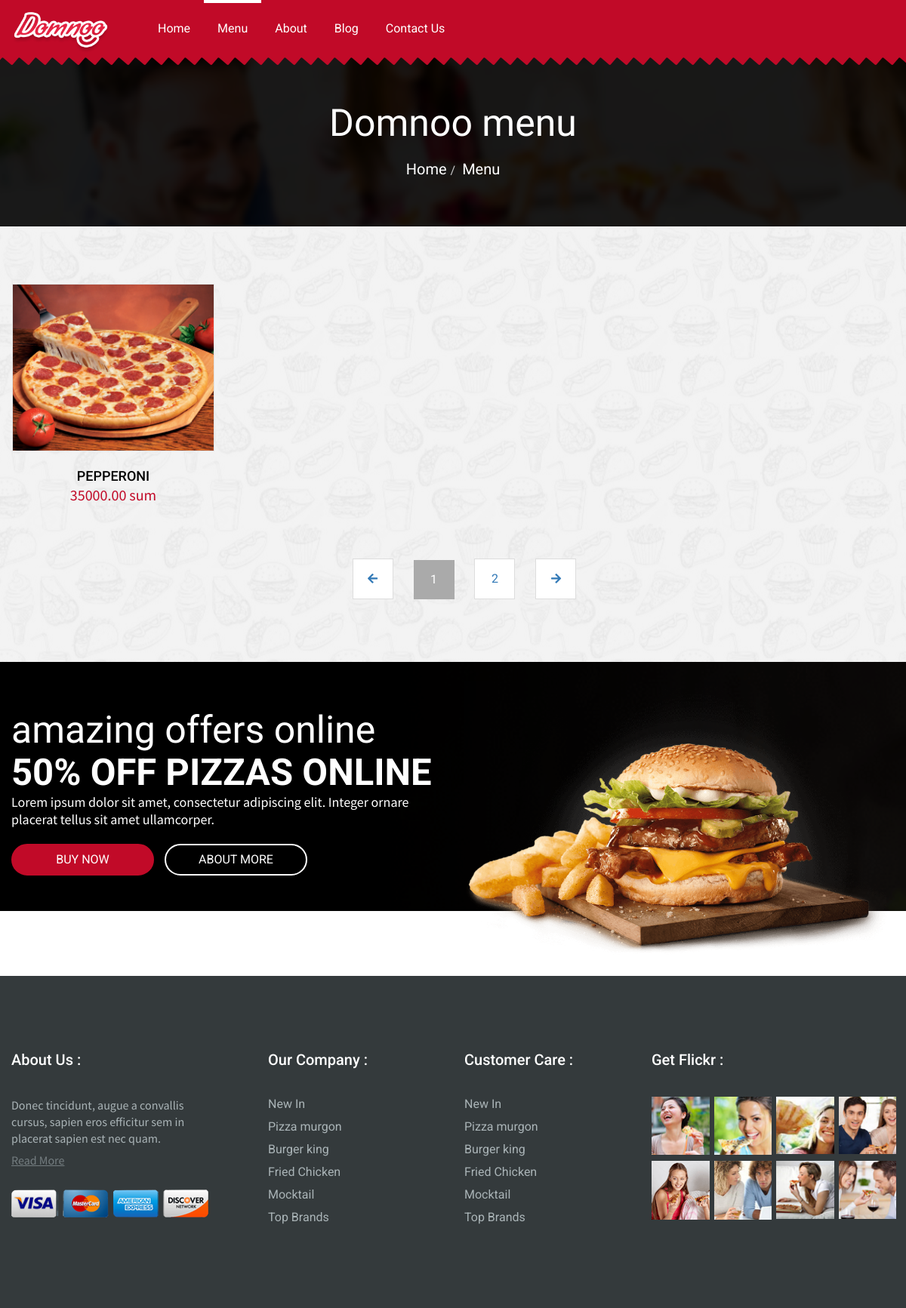
Screenshot of /category_product/1/pizza with the database file from the repository.
### product/models.py (models this page shows, shortened)
class Product(models.Model):
    STATUS = (
        ('True', 'Mavjud'),
        ('False', 'Mavjud Emas'),
    )
    category = models.ForeignKey(Category, on_delete=models.CASCADE)
    title = models.CharField(max_length=255, blank=True)
    description = RichTextUploadingField(blank=True, null=True)
    image = models.ImageField(blank=True, upload_to='images/')
    price = models.DecimalField(max_digits=9, decimal_places=2, null=True, blank=True)
    status = models.CharField(max_length=15, choices=STATUS)
    slug = models.SlugField(null=False, unique=True)
    create_at = models.DateTimeField(auto_now_add=True)
    update_at = models.DateTimeField(auto_now=True)
    def image_tag(self):
        return mark_safe('<img src="{}" height="50"/>'.format(self.image.url))
    image_tag.short_description = 'Image'

### home/views.py (the view)
# urls.py: path('category_product/<int:id>/<slug:slug>', views.category_product, name='category_product')
def category_product(request, id, slug):
    category = Category.objects.all()
    products = Product.objects.filter(category_id=id)
    product_latest = Product.objects.filter(status='True').order_by('-id')[:8]
    paginator = Paginator(products, 1)
    page_request_var = 'page'
    page = request.GET.get(page_request_var)
    try:
        products = paginator.page(page)
    except PageNotAnInteger:
        products = paginator.page(1)
    except EmptyPage:
        products = paginator.page(paginator.num_pages)
    context = {
        'category': category,
        'products': products,
        'product_latest': product_latest
    }
    return render(request, 'menu.html', context)

### home/templates/menu.html (shortened to what this page needs)
{% load static %}
<!DOCTYPE html>
<html lang="en">
<head>
    <link rel="stylesheet" href="{% static 'css/bootstrap.min.css'%}">
    <link rel="stylesheet" href="{% static 'css/style.css'%}">
    <link rel="stylesheet" href="{% static 'css/colors.css'%}" id="ui-theme-color">
    <link rel="stylesheet" href="{% static 'css/responsive.css'%}">
</head>
<body>
    <div id="wrapper">
        <header class="new-block main-header">
			<div class="main-nav new-block">
				<div class="container-fluid">
					<div class="row">
						<div class="col-lg-12">
							<div class="logo">
								<a href="{% url 'home' %}"><img src="{% static 'images/logo.png'%}" alt="logo" class="img-responsive"></a>
							</div>
							<nav class="nav">
								<ul class="list-unstyled">
									<li class="drop"><a href="{% url 'home' %}">Home</a></li>
									<li class="drop active"><a href="#">Menu</a>
									</li>
									<li><a href="{% url 'about' %}">About</a></li>
									<li><a href="{% url 'blog' %}">Blog</a></li>
									<li><a href="{% url 'contact' %}">Contact Us</a></li>
								</ul>
							</nav>
						</div>
					</div>
				</div>
			</div>
		</header>
        <section class="page-info new-block">
            <div class="fixed-bg" style="background: url('{% static 'images/info-bg.jpg'%}');"></div>
            <div class="overlay"></div>
            <div class="container">
                <h2>Domnoo menu</h2>
                <ol class="breadcrumb">
                    <li class="breadcrumb-item"><a href="{% url 'home' %}">Home</a></li>
                       <li class="breadcrumb-item"><a href="{% url 'contact' %}">Menu</a></li>
                </ol>
            </div>
        </section>
        <section class="domnoo-menu-filter list-grid-sec new-block">
            <div class="fixed-bg parallax" style="background-image: url({% static 'images/ptrn1.jpg'%});"></div>
            <div class="overlay"></div>
            <div class="grid" id="grid" style="margin-top: 75px">
                {% for rs in products %}
                <div class="items-for-flr pizza" data-newest="1" data-popularity="5" data-price="6.00">
                    <div class="block-stl2">
                        <div class="img-holder">
                            <img src="{{ rs.image.url }}" alt="" class="img-responsive">
                        </div>
                        <div class="text-block">
                            <h3>{{ rs.title }}</h3>
                            <p class="price"><span>{{ rs.price }} sum</span></p>
                        </div>
                    </div>
                </div>
                {% endfor %}
            </div>
            <div class="container text-center">
                {% include 'paginator.html' with page=products %}
            </div>
        </section>
        <section class="amezing-offers stl2 new-block">
            <div class="overlay"></div>
            <div class="fixed-bg parallax" style="background: url('{% static 'images/bg1.png'%}');"></div>
            <div class="container-fluid">
                <div class="row">
                    <div class="col-lg-6 col-md-6 col-sm-6">
                        <div class="text-block-stl1">
                            <div class="title">
                                <p class="top-h">amazing offers online</p>
                                <h2>50% off pizzas online</h2>
                                <p class="bottom-p">Lorem ipsum dolor sit amet, consectetur adipiscing elit. Integer ornare placerat tellus sit amet ullamcorper.</p>
                                <a href="#" class="btn1 stl2">buy now</a>
                                <a href="#" class="btn1 stl1">about more</a>
                            </div>
                        </div>
                    </div>
                    <div class="col-lg-6 col-md-6 col-sm-6">
                        <div class="img-holder">
                            <img src="{% static 'images/img10.png'%}" alt="" class="img-responsive">
                        </div>
                    </div>
                </div>
            </div>
        </section>
        <footer class="main-footer new-block">
            <div class="container">
                <div class="row">
                    <div class="col-lg-3 col-md-3 col-sm-12 col-xs-12">
                        <div class="footer-head">
                            <h3>About Us :</h3>
                        </div>
                        <div class="footer-content">
                            <p>Donec tincidunt, augue a convallis cursus, sapien eros efficitur sem in placerat sapien est nec quam.</p>
                            <a href="#" class="link">Read More</a>
                            <ul class="list-unstyled card-block">
                                <li><a href="#"><img src="images/crt1.png" alt=""></a></li>
                                <li><a href="#"><img src="images/crt2.png" alt=""></a></li>
                                <li><a href="#"><img src="images/crt3.png" alt=""></a></li>
                                <li><a href="#"><img src="images/crt4.png" alt=""></a></li>
                            </ul>
                        </div>
                    </div>
                    <div class="col-lg-3 col-md-3 col-sm-4 col-xs-12">
                        <div class="our-company">
                            <div class="footer-head">
                                <h3>Our Company :</h3>
                            </div>
                            <div class="footer-content">
                                <ul class="list-unstyled">
                                    <li><a href="#">New In</a></li>
                                    <li><a href="#">Pizza murgon</a></li>
                                    <li><a href="#">Burger king</a></li>
                                    <li><a href="#">Fried Chicken</a></li>
                                    <li><a href="#">Mocktail</a></li>
                                    <li><a href="#">Top Brands</a></li>
                                </ul>
                            </div>
                        </div>
                    </div>
                    <div class="col-lg-2 col-md-2 col-sm-4 col-xs-12">
                        <div class="footer-head">
                            <h3>Customer Care :</h3>
                        </div>
                        <div class="footer-content">
                            <ul class="list-unstyled">
                                <li><a href="#">New In</a></li>
                                <li><a href="#">Pizza murgon</a></li>
                                <li><a href="#">Burger king</a></li>
                                <li><a href="#">Fried Chicken</a></li>
                                <li><a href="#">Mocktail</a></li>
                                <li><a href="#">Top Brands</a></li>
                            </ul>
                        </div>
                    </div>
                    <div class="col-lg-4 col-md-4 col-sm-4 col-xs-12">
                        <div class="flickr">
                            <div class="footer-head">
                                <h3>Get Flickr :</h3>
                            </div>
                            <div class="footer-content">
                                <ul class="list-unstyled">
                                    <li><a href="#"><img src="{% static 'images/Layer-12.jpg' %}" alt="" class="img-responsive"></a></li>
                                    <li><a href="#"><img src="{% static 'images/Layer-13.jpg' %}" alt="" class="img-responsive"></a></li>
                                    <li><a href="#"><img src="{% static 'images/Layer-14.jpg' %}" alt="" class="img-responsive"></a></li>
                                    <li><a href="#"><img src="{% static 'images/Layer-15.jpg' %}" alt="" class="img-responsive"></a></li>
                                    <li><a href="#"><img src="{% static 'images/Layer-16.png' %}" alt="" class="img-responsive"></a></li>
                                    <li><a href="#"><img src="{% static 'images/Layer-17.jpg' %}" alt="" class="img-responsive"></a></li>
                                    <li><a href="#"><img src="{% static 'images/Layer-18.jpg' %}" alt="" class="img-responsive"></a></li>
                                    <li><a href="#"><img src="{% static 'images/Layer-19.jpg' %}" alt="" class="img-responsive"></a></li>
                                </ul>
                            </div>
                        </div>
                    </div>
                </div>
            </div>
        </footer>
    </div>
</body>
</html>

### home/static/css/colors.css (style rules this page uses)
.top-h, .slider1 .number-block .text-stl3, .special-offer-block .nav>li>span.active, .special-offer-block .nav>li>a:hover, .block-stl2 .text-block p span, .block-stl3 .top-h, .btn3:hover, .deal-of-day .block-stl2 .btn1.stl2:hover, .filter-tabnav ol.filter-nav li.active, .list-grid-btns .btn.active, .filter-tabnav input[type="radio"]:checked + .label-text:before, .filter-tabnav input[type="radio"]:checked + .label-text, .limited-deal .text-block-stl1 .title .top-h, .limited-deal .nav-pills>li>a span, .block-stl5 .text-block p.price span, .cart-tbl thead th, .block-stl12 ul li i, .block-stl13 .btn1:hover, .block-stl14:hover h5, .vid-block .ovl .video i:before, .bg-single .image-holder i:before, .image-hadding2 li:hover a, .comment-new i:before , .comment-new a, .about li a:hover, .leave-reply .form-group button.btn1:hover, .nws:hover>p, .image-hadding1:hover i:before, .special-offer-block .nav .filterer.active-btn span, .block-stl2 .btn1.stl2:hover, a.link:hover, .image-hadding p>a:hover, .block-stl11:hover i:before, .block-stl8:hover .txt-block i:before, .block-stl8:hover .txt-block h5, .loc-cop-sum .btn1.stl2:hover, .blog-info-nav li a i:before, .slider2 .text-block-stl1 .title .top-h, .home2 .location-block i:before, .btn1.stl2:hover, .combopack-offer .text-block-stl1 .title .top-h { color: #c10a28; }
.btn2, .main-nav, .btn1.stl2, .btn1.stl1:hover, .special-offer-block .nav>li>.tab-a:hover:before, .special-offer-block .owl-nav .owl-next:hover i:before, .special-offer-block .owl-nav .owl-prev:hover i:before, .special-offer-block .nav>li>span.active:before, .btn3, .deal-of-day .owl-nav .owl-next:hover, .deal-of-day .owl-nav .owl-prev:hover, .btn4:hover, .copy-right, .filter-tabnav .button-group li span:before, .btn1.stl3:hover, .block-stl10 .btn5:hover, .block-stl11 i:before, .block-stl14 .img-holder .overlay:before, .great-thankful .img-holder:hover:before, .tags li a:hover, .special-offer-block .nav .filterer.active-btn span:before, .special-offer-block .nav .filterer span:before, .deal-of-day .dsCountDown.ds-white, .dsCountDown .ds-element-days, .dsCountDown .ds-element-minutes, .dsCountDown .ds-element-hours, .dsCountDown .ds-element-seconds, .block-stl11:hover, .item-slider2 .owl-nav .owl-prev:hover, .item-slider2 .owl-nav .owl-next:hover, .review_slider .owl-nav .owl-next:hover, .review_slider .owl-nav .owl-prev:hover, .history_slider .owl-nav .owl-next, .history_slider .owl-nav .owl-prev, .history_slider .owl-nav .owl-next:hover,.history_slider .owl-nav .owl-prev:hover, .home2 .nav-right-block ul li .cart-block, .this-month-blog .owl-nav .owl-next:hover, .this-month-blog .owl-nav .owl-prev:hover, .block-stl4 i:before, .fl-btn:before, .pegination-block .pagination>li>a:hover, .home2.main-nav .nav ul li.active:before, .home2.main-nav .nav ul li:before, .bg-single .image-holder li:hover a, .blog-pagination .pagination li a:hover, .blog-info-nav li a:hover, .slick_next.slick-arrow:hover, .slick_prev.slick-arrow:hover, .fastive-season .owl-nav .owl-next:hover, .fastive-season .owl-nav .owl-prev:hover, .main-nav .nav ul li.drop>.drop-down>li>a:hover, .theme-menu button.btn, .theme-menu button.btn:active, .go-to-top { background: #c10a28; }
.btn1.stl2, .btn1.stl1:hover, .btn3, .deal-of-day .block-stl2 .btn1.stl2:hover, .btn4:hover, .block-stl2:hover, .limited-deal .nav-pills>li.active>a .img-holder, .btn1.stl3:hover, .block-stl13 .btn1:hover, .leave-reply .form-group button.btn1, .block-stl2 .btn1.stl2:hover, .item-slider2 .owl-nav .owl-prev:hover, .item-slider2 .owl-nav .owl-next:hover, .review_slider .owl-nav .owl-next:hover, .review_slider .owl-nav .owl-prev:hover, .block-stl8:hover, .loc-cop-sum .btn1.stl2:hover, .btn1.stl2:hover, .this-month-blog .owl-nav .owl-next:hover, .this-month-blog .owl-nav .owl-prev:hover, .pegination-block .pagination>li>a:hover, .blog-pagination .pagination li a:hover, .slick_next.slick-arrow:hover, .slick_prev.slick-arrow:hover, .fastive-season .owl-nav .owl-next:hover, .fastive-season .owl-nav .owl-prev:hover, .bg-single-neww .owl-nav .owl-prev:hover, .bg-single-neww .owl-nav .owl-next:hover { border-color: #c10a28; }
.main-nav:before { background: url(../images/brd.png); }

### rows the page displays
Product: image (picture), title "PEPPERONI", price "35000.00"

### other values shown
{{ i }} "1"
{{ i }} "2"
